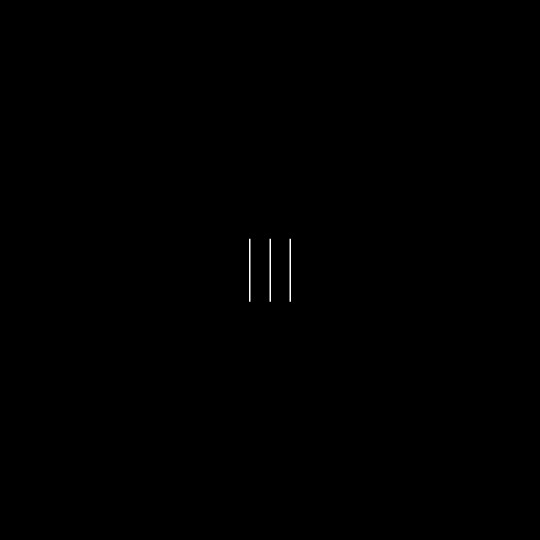
%> input picture woodpiles.bmp, 1080 x 1080 px (shown at 1/2 size)
$ octave MRAF_fourier.m   (GNU Octave 9; MATLAB toolbox functions it lacks are replaced by stand-ins)
%> lines starting %> are read from the running program, lines starting %| are printed output that depends on the picture
### remove_padding.m
function B=remove_padding(A,m,n)
%> called with m = 140, n = 140
[mm,nn]=size(A);
%> mm = 1080; nn = 1080

t1=ceil((mm-m)/2);    %单边需要扩展的行数
%> t1 = 470
t2=fix((mm-m)/2);
%> t2 = 470
s1=ceil((nn-n)/2);    %单边需要扩展的列数
%> s1 = 470
s2=fix((nn-n)/2);
%> s2 = 470

B(1:m,1:n)=A(t1+1:t1+m,s1+1:s1+n);
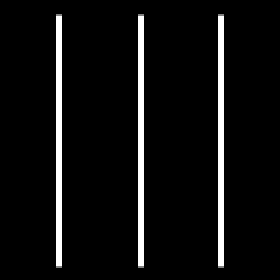
%> B: size 140x140 double (shown 2 times larger); min 0, max 1, mean 0.0579

### zero_padding.m
function IMGout=zero_padding(IMGin,mm,nn);
%> called with mm = 1080, nn = 1080

[m,n]=size(IMGin);   %m是行数，n是列数；
%> m = 140; n = 140

t1=ceil((mm-m)/2);    %单边需要扩展的行数
t2=fix((mm-m)/2);
s1=ceil((nn-n)/2);    %单边需要扩展的列数
s2=fix((nn-n)/2);

T1=zeros(m,s1);     %左右两边各扩展s列
T2=zeros(m,s2);
T3=zeros(t1,n+s1+s2); %上下两端各扩展t行
T4=zeros(t2,n+s1+s2);

IMGout=[T1,IMGin,T2];
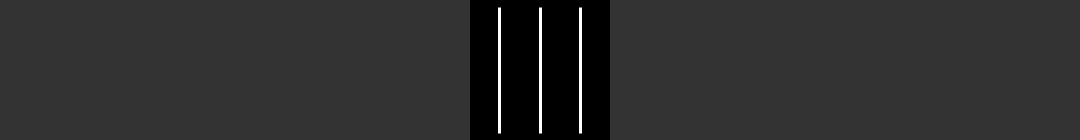
%> IMGout: size 140x1080 double; min -0.2, max 0.8, mean -0.0184; drawn with min black and max white
IMGout=[T3;IMGout;T4];
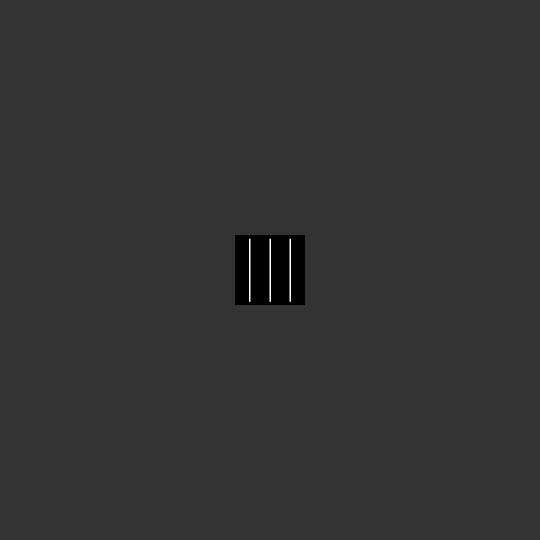
%> IMGout: size 1080x1080 double (shown at 1/2 size); min -0.2, max 0.8, mean -0.00239; drawn with min black and max white

return

### MRAF_fourier.m
clear;close all;clc;
%% variable parameter
m=1080;n=1080;
mm=2160;nn=2160;
ob_str='woodpiles.bmp';
hn_str='hologram_woodpiles_mraf.bmp';
obj=mat2gray(imread(ob_str));
lamda=8e-7;
pix=8e-6;
t0=50;
w=470;
p=0.5;
alpha=9e-3;
%% fixed parameter
k=2*pi/lamda;
%% signal region
obj_sg=remove_padding(obj,m-2*w,n-2*w)-0.2;
obj_sg=zero_padding(obj_sg,m,n)+0.2;
%> obj_sg: size 1080x1080 double
%% generate initial phase
[x,y]=meshgrid(linspace(-n*pix/2,n*pix/2,n),linspace(-m/2*pix,m/2*pix,m));
phi_in=k*sqrt(x.^2+y.^2).*tan(alpha);
phi_in=angle(exp(1i*phi_in));
figure;imshow(phi_in,[])
%% MRAF algorithm
tic
%> (the run ends here)
